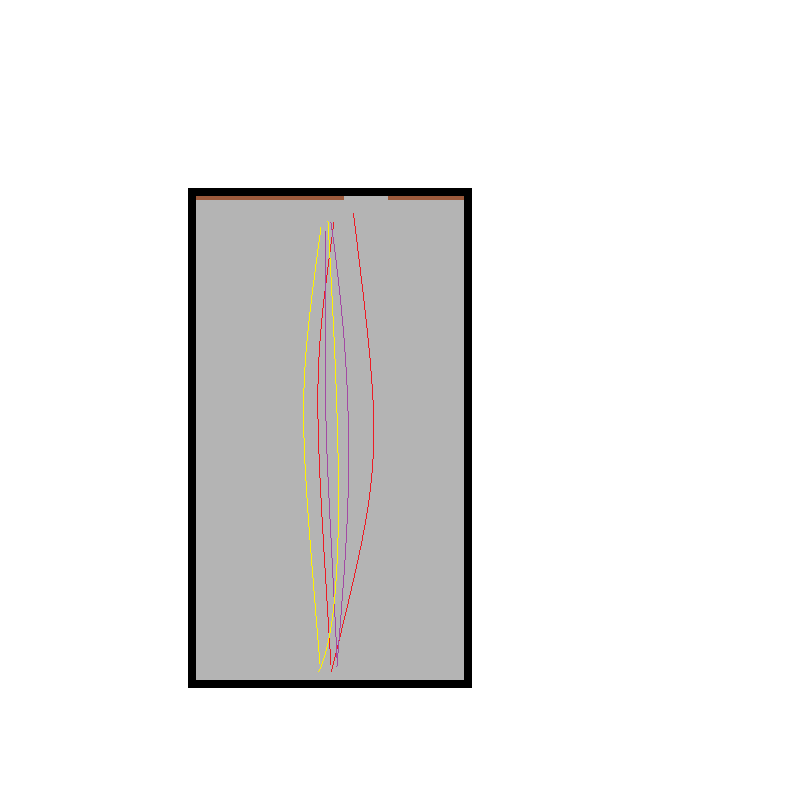
#> input picture source/map_DC.png, 800 x 800 px
$ jupyter execute localization.ipynb
#> lines starting #> are read from the running program, lines starting #| are printed output that depends on the picture
# Group members

Name: Tran Thai Duc Hieu
4-digit code: 8f95
Email: t.tran@oth-aw.de

Name: Sarvarbek Akhmedov
4-digit code: eda4
Email: s.akhmedov@oth-aw.de

# 1. Data recording

- **Raw IMU data:** `source/data_record/data_main.csv`
- **Arduino ino code:** `source/data_record/record/record.ino`
- **Python receiver code:** `source/data_record/to_csv.ipynb`

## Experiment description

- **Place:** Digital Campus ground floor
- **Real map size:** 12m x 6.6m
- **Arduino board placement:** fixed in the right pocket of the pants, with y-axis point toward the sky
- **Track length:** approximately 72m

 </br>

- Magnetometor sensor was not recorded because we saw a significant drop in the sampling rate when Magnetometer was included
- Due to some personal reasons, we don't use BLE device in this experiment
- The data using in this project is the path described in the sketch above (`../note/experiment.jpg`)
- The original recorded path is longer than than the path we described in this project, but we decided to only use approximately first 72m of the original path

- Pixel map that shows real path

- The video below shows the our recording procedure:

<video width="600" controls>
  <source src="../note/vid1.mp4" type="video/mp4">
</video>

# 2. Sensor processing

[cell 1]
import numpy as np
import matplotlib.pyplot as plt
import pandas as pd

FILE_PATH = 'data_record/data_main.csv'

def loadData(file_path):
    data = np.loadtxt(file_path, delimiter=',', skiprows=1)
    return data

[cell 2]
walking_data = loadData(FILE_PATH)
walking_data = walking_data[:3430, :]
walking_data[:, 0] = walking_data[:, 0] - walking_data[0, 0]

timestamp = walking_data[:,0]

# Calculate the time difference between each sample
d = timestamp[1:] - timestamp[:-1]
time_diff = pd.DataFrame(d, columns=['time_diff'])
time_diff.describe()

[cell 3]
visualization_data = walking_data[:,:-2]
df_walking = pd.DataFrame(visualization_data, columns=['timestamp', 'acc_x', 'acc_y', 'acc_z', 'gyro_x', 'gyro_y', 'gyro_z',])
df_walking['acc_magnitude'] = np.sqrt(df_walking['acc_x']**2 + df_walking['acc_y']**2 + df_walking['acc_z']**2)
df_walking['gyro_magnitude'] = np.sqrt(df_walking['gyro_x']**2 + df_walking['gyro_y']**2 + df_walking['gyro_z']**2)

df_walking.describe()

[cell 4]
np.abs(df_walking['gyro_y'].to_numpy()).mean()

[cell 5]
values, counts = np.unique(d, return_counts=True)
print('Unique sampling intervals:\n',values)
print('Counts of unique sampling intervals:\n',counts)
print('---------------------------------')

rate_significant = values[counts > 100]
counts_significant = counts[counts > 100]
print('Intervals values that appear more than 100 times:\n', rate_significant)
print('Counts of most frequent sampling intervals:\n', counts_significant)

# Plot the sampling intervals
plt.figure(figsize=(10,5))
plt.bar(rate_significant, counts_significant, color='blue', alpha=0.7)
plt.xlabel('Sampling Interval (ms)')
plt.ylabel('Counts')
plt.title('Sampling Interval Distribution (appears more than 100 times)')
plt.show()
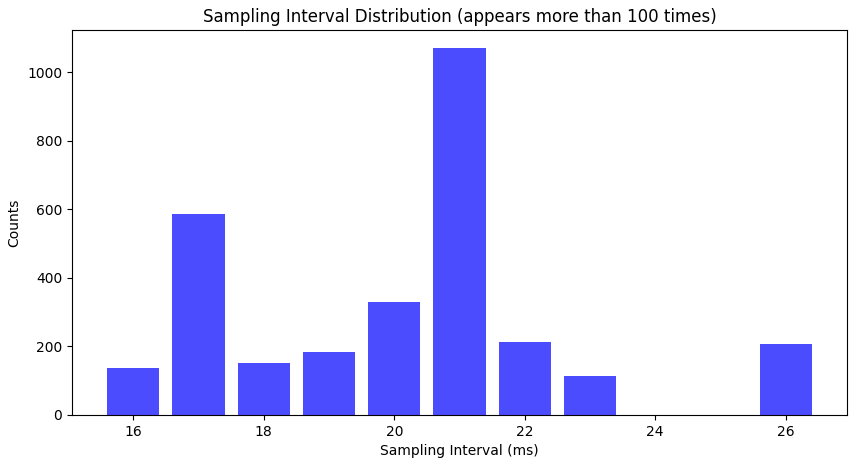
#> figure drawn by matplotlib, 1 panel; tallest bar 1070 high, from x = 20.6 to 21.4

[cell 6]
most_frequent_interval_mean = np.mean(rate_significant)
print('Sampling rate (Hz) = 1 / sampling_interval(s)')
print(f'Sampling rate (Hz) = 1 / ({most_frequent_interval_mean} / 1000)')
print(f'Sampling rate (Hz) = {1000 / most_frequent_interval_mean:.2f} Hz')

[cell 7]
# [30 lines left out: function plotData, not called in this run]

def plotData2(data):
    # Desciption:
    # Plot all three axes of acceleration, angular velocity

    time = data[:, 0] / 1000  # Convert to seconds

    data_dict = {
        'acceleration': data[:, 1:4],
        'angular_velocity': data[:, 4:7],
    }

    plt.figure(figsize=(20, 30))

    row = 1
    for key in ['acceleration', 'angular_velocity']:
        for i, data_axis in enumerate(['x', 'y', 'z']):
            plt.subplot(6, 1, row)
            plt.plot(time, data_dict[key][:, i], color='r' if i == 0 else 'g' if i == 1 else 'b')
            plt.ylabel(key.upper() + ' ' + data_axis.upper())
            plt.xlabel('Time (s)')
            row = row + 1

    plt.show()
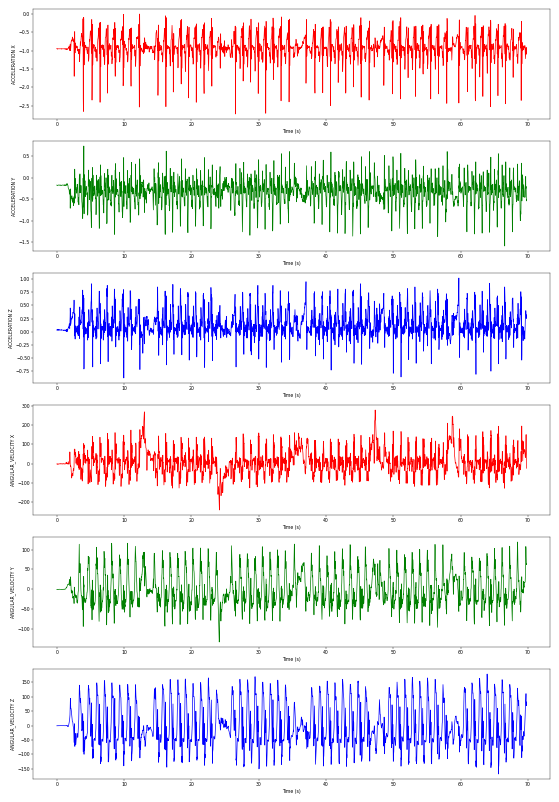
#> figure drawn by matplotlib, 6 panels; panel 1: curve peaks at x = 12.31, y = 0; panel 2: curve peaks at x = 4.01, y = 0.74; panel 3: curve peaks at x = 59.73, y = 1.02; panel 4: curve peaks at x = 47.3, y = 278.6

plotData2(walking_data)

[cell 8]
def plotDataMA(data, window_size=20):
#> called with data = array of shape (3430, 9), window_size = 50
    time = data[:, 0] / 1000  # Convert milliseconds to seconds
    acceleration = data[:, 1:4]
    angular_velocity = data[:, 4:7]

    # Calculate magnitude
    a_abs = np.sqrt(np.sum(acceleration**2, axis=1))
    w_abs = np.sqrt(np.sum(angular_velocity**2, axis=1))

    # Moving average
    def moving_average(x, w):
        return np.convolve(x, np.ones(w)/w, mode='same')

    a_avg = moving_average(a_abs, window_size)
    w_avg = moving_average(w_abs, window_size)

    plt.figure(figsize=(15, 10))

    # Acceleration
    plt.subplot(3, 1, 1)
    plt.plot(time, a_abs, label='Acceleration Magnitude')
    plt.plot(time, a_avg, 'r--', label=f'Moving Average (window={window_size})')
    plt.title('Acceleration Magnitude')
    plt.xlabel('Time (s)')
    plt.ylabel('Acceleration (G)')
    plt.legend()

    # Angular velocity
    plt.subplot(3, 1, 2)
    plt.plot(time, w_abs, label='Angular Velocity Magnitude')
    plt.plot(time, w_avg, 'r--', label=f'Moving Average (window={window_size})')
    plt.title('Angular Velocity Magnitude')
    plt.xlabel('Time (s)')
    plt.ylabel('Angular Velocity (rad/s)')
    plt.legend()

    plt.tight_layout()
    plt.show()
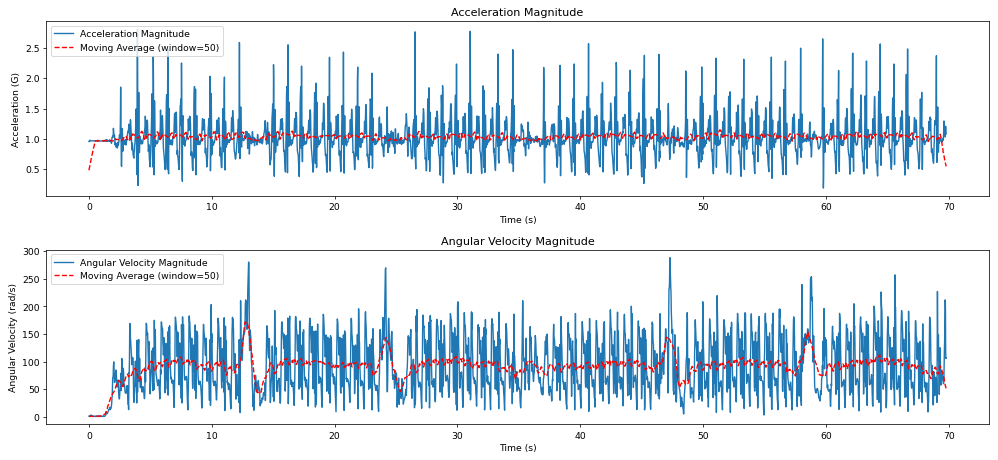
#> figure drawn by matplotlib, 2 panels; panel 1: curve peaks at x = 3.95, y = 2.81; panel 1: curve peaks at x = 51.38, y = 1.15; panel 2: curve peaks at x = 47.3, y = 288.5; panel 2: curve peaks at x = 12.71, y = 171.9

plotDataMA(walking_data, window_size=50)

[cell 9]
plotDataMA(walking_data[1311:2307], window_size=50)

[cell 10]
def plotOneMA(data, column_name='accel_x', window_size=20):
    # Mapping from column name to index
#> called with data = array of shape (996, 9), column_name = 'gyro_y', window_size = 100
    col_index_map = {
        'accel_x': 1,
        'accel_y': 2,
        'accel_z': 3,
        'gyro_x': 4,
        'gyro_y': 5,
        'gyro_z': 6
    }

    if column_name not in col_index_map:
        raise ValueError("Invalid column name. Must be one of: 'accel_x', 'accel_y', 'accel_z', 'gyro_x', 'gyro_y', 'gyro_z'.")

    # Get time and selected signal
    time = data[:, 0] / 1000  # milliseconds to seconds
    col_data = data[:, col_index_map[column_name]]

    # Compute moving average
    def moving_average(x, w):
        return np.convolve(x, np.ones(w)/w, mode='same')

    col_avg = moving_average(col_data, window_size)

    # Plot
    plt.figure(figsize=(12, 5))
    plt.plot(time, col_data, label=column_name)
    plt.plot(time, col_avg, 'r--', label=f'Moving Avg (window={window_size})')
    plt.title(f'{column_name} with Moving Average')
    plt.xlabel('Time (s)')
    plt.ylabel('Value')
    plt.legend()
    plt.grid(True)
    plt.tight_layout()
    plt.show()

plotOneMA(walking_data[1311:2307], column_name='gyro_y', window_size=100)

# 3. Implementation

## Idea
**For Distance/Velocity estimation:**
- We detect the number of steps based on Peak detection algorithm to count the number of step from Acceleration data
- We use a fixed approximation **STEP LENGTH of 0.58m** for every step to estimate the position

**For Heading estimation:**
- We use Gyroscope y-axis to estimate the change in direction at beginning of each step

## Hard turn detection (detect 180 degree turn)

- Because the 180-degree-turn is very difficult to estimate using only Gyroscope y-axis data, we implement this method instead to detect a 180-degree-turn

- To recognize the pattern for this hard-turn, we need to calculate the Moving Average of `gyro_y`
- Window-size = 50 **because** sampling rate is nearly 50 Hz (50 samples / second) and 1 human step takes around 1 second

[cell 11]
# === Load data ===
FILE_PATH = 'data_record/data_main.csv'

df = pd.read_csv(FILE_PATH)
#> (reads source/data_record/data_main.csv from the repository)
df = df.head(3430)

df['acc_magnitude'] = np.sqrt(df['acc_x']**2 + df['acc_y']**2 + df['acc_z']**2)
df['gyro_magnitude'] = np.sqrt(df['gyro_x']**2 + df['gyro_y']**2 + df['gyro_z']**2)

# === Làm mượt bằng trung bình trượt (tùy chọn) ===
window_size = 50
df['gyro_smooth'] = df['gyro_y'].rolling(
    window=window_size, center=True).mean()

walking_data = df.to_numpy()
plotOneMA(walking_data, column_name='gyro_y', window_size=50)

[cell 12]
UPPER_THRESHOLD = 27
LOWER_THRESHOLD = -25
STEP_DELAY_MS = 2000
last_step_time = -np.inf
step_count = 0
turning_period = []

last_turn_index = -1
for i in range(1, len(df) - 20):
    g_prev = df['gyro_smooth'].iloc[i - 3]
    g_curr = df['gyro_smooth'].iloc[i]
    g_next = df['gyro_smooth'].iloc[i + 3]
    t = df['timestamp'].iloc[i]

    if (t - last_step_time) > STEP_DELAY_MS:
        if (g_curr > UPPER_THRESHOLD and (g_prev < g_curr and g_curr > g_next)):
            left = i-1
            right = i + 1
            while df['gyro_smooth'].iloc[left] > 15:
                left -= 5
            while df['gyro_smooth'].iloc[right] > 0:
                right += 5

            turning_period.append((left, right))
            last_step_time = t


        elif (g_curr < LOWER_THRESHOLD and (g_prev > g_curr and g_curr < g_next)):
            left = i-1
            right = i + 1
            while df['gyro_smooth'].iloc[left] < -15:
                left -= 5
            while df['gyro_smooth'].iloc[right] < 0:
                right += 5

            turning_period.append((left, right))
            last_step_time = t


print(f'Total turning periods detected: {len(turning_period)}')

# THE CODE BELOW GENERATED BY CHATGPT
plt.figure(figsize=(14, 5))
plt.plot(df['timestamp'], df['gyro_y'], label='Raw gyro_y', alpha=0.3)
plt.plot(df['timestamp'], df['gyro_smooth'], label='Smoothed gyro', color='blue')

# Draw threshold
plt.axhline(UPPER_THRESHOLD, color='red', linestyle='--', label='Upper threshold')
plt.axhline(LOWER_THRESHOLD, color='green', linestyle='--', label='Lower threshold')

for start_idx, end_idx in turning_period:
    t_start = df['timestamp'].iloc[start_idx]
    t_end = df['timestamp'].iloc[end_idx]
    plt.axvspan(t_start, t_end, color='orange', alpha=0.3)

plt.xlabel("Timestamp (ms)")
plt.ylabel("Gyro magnitude")
plt.title("Turning Detection Based on Gyro Peaks")
plt.legend()
plt.grid(True)
plt.tight_layout()
plt.show()

[cell 13]
gyro_y = df['gyro_y'].to_numpy()
timestamp = df['timestamp'].to_numpy()
dt = np.diff(timestamp, prepend=timestamp[0]) / 1000.0  # ms → s
delta_yaw = gyro_y * dt

turning_durations = []
avg_turn_degree = []
for start_idx, end_idx in turning_period:
    t_start = df['timestamp'].iloc[start_idx]
    t_end = df['timestamp'].iloc[end_idx]
    duration_ms = t_end - t_start
    avg_turn_degree.append(np.sum(delta_yaw[start_idx:end_idx]))
    turning_durations.append(duration_ms/1000)

print('Estimated angle change in each hard-turn from sensor data (in degree):')
print(avg_turn_degree)
print('Estimated time for each hard-turn from sensor data:')
print(turning_durations)

=> Very low angle change after a hard-turn estimated from gyroscope sensor data
[38.62464, -45.44978, 48.983500000000014, 43.503769999999996, 48.26338] (far from 180 degree)

# Seperate walking period fromm 180-turn period

=> So we only estimated position during walking period

[cell 14]
segment_data = []
last_end = 0

for start_idx, end_idx in turning_period:
    # Đoạn đi bộ trước đoạn quay
    if last_end < start_idx:
        segment_data.append({
            'type': 'walk',
            'start_index': int(last_end),
            'end_index': int(start_idx - 1)
        })

    # Đoạn quay
    segment_data.append({
        'type': 'turn',
        'start_index': int(start_idx),
        'end_index': int(end_idx)
    })

    last_end = end_idx + 1

# Thêm đoạn đi bộ sau đoạn quay cuối (nếu còn)
if last_end < len(df):
    segment_data.append({
        'type': 'walk',
        'start_index': int(last_end),
        'end_index': int(len(df) - 1)
    })

# In kết quả
for seg in segment_data:
    print(seg)

[cell 15]
def plot_peak_detection(df_segment, acc_magnitude, peaks, PEAK_HEIGHT, title="Peak Detection"):
    timestamps = df_segment['timestamp'].to_numpy() / 1000  # đổi ms → s

    plt.figure(figsize=(15, 5))
    plt.plot(timestamps, acc_magnitude, label='Acceleration Magnitude')
    plt.plot(timestamps[peaks], acc_magnitude[peaks], 'ro', label='Detected Peaks')
    plt.axhline(PEAK_HEIGHT, color='g', linestyle='--', label='Peak Height Threshold')
    plt.xlabel('Time (s)')
    plt.ylabel('Acceleration Magnitude')
    plt.title(title)
    plt.legend()
    plt.grid(True)
    plt.tight_layout()
    plt.show()

def detect_peaks(df, feature='gyro_y', vis=False):
    PEAK_HEIGHT = 1.2
    PEAK_DISTANCE = 14

    peaks = []
    last_peak_idx = -PEAK_DISTANCE

    acc_magnitude = df['acc_magnitude'].to_numpy()

    for i in range(1, len(acc_magnitude) - 1):
        if (
            acc_magnitude[i] > PEAK_HEIGHT and
            acc_magnitude[i] > acc_magnitude[i - 1] and
            acc_magnitude[i] > acc_magnitude[i + 1] and
            (i - last_peak_idx) >= PEAK_DISTANCE
        ):
            peaks.append(i)
            last_peak_idx = i

    peaks = np.array(peaks)

    if vis:
        plot_peak_detection(df, acc_magnitude, peaks, PEAK_HEIGHT, title="Peak Detection on Segment")

    if len(peaks) < 2:
        print("Not enough peaks detected.")
        return np.array([])

    return peaks

# --- Main segment processing ---
start_index = 0
last_start_index = 0
gyro_y = df['gyro_y'].to_numpy()
timestamp = df['timestamp'].to_numpy()
dt = np.diff(timestamp, prepend=timestamp[0]) / 1000.0  # ms → s
delta_yaw = gyro_y * dt

turn_degree = []

for segment in segment_data:
    if segment['type'] == 'walk':
        df_segment = df.iloc[segment['start_index']:segment['end_index']]
        peaks = detect_peaks(df_segment, feature='gyro_y', vis=True)

        # Chuyển index peak từ tương đối (trong segment) → tuyệt đối (trong df gốc)
        absolute_peaks = df_segment.index[peaks]

        # Tính end_steps theo index tuyệt đối
        end_steps = (absolute_peaks[:-1].to_numpy() + absolute_peaks[1:].to_numpy()) // 2
        end_steps = np.append(end_steps, segment['end_index'])

        print(f"Walk segment index range: {df_segment.index[0]} → {df_segment.index[-1]}")
        print("Detected end_steps (absolute index):", end_steps)

    elif segment['type'] == 'turn':
        print(f"Turning segment from {segment['start_index']} to {segment['end_index']}")
        print("Angle change sum:", np.sum(delta_yaw[segment['start_index']-20:segment['end_index']+30]))
        turn_degree.append(np.sum(delta_yaw[segment['start_index']:segment['end_index']]))

[cell 16]
import os
import numpy as np
import matplotlib.pyplot as plt
import matplotlib.image as mpimg

MAP_WIDTH_M = 20
MAP_HEIGHT_M = 20
initial_pos = np.array([8.9, 14.9])
initial_angle = -np.pi / 2
STEP_LENGTH_M = 0.58

NUM_PARTICLES = 200
PROCESS_NOISE = 0.05
MEASUREMENT_STD = 0.3

os.makedirs("result_filter", exist_ok=True)

def detect_peaks(df, vis=False):
    PEAK_HEIGHT = 1.05
    PEAK_DISTANCE = 14
    acc_magnitude = np.sqrt(df['acc_x']**2 + df['acc_y']**2 + df['acc_z']**2).to_numpy()
    peaks = []
    last_peak_idx = -PEAK_DISTANCE
    for i in range(1, len(acc_magnitude) - 1):
        if (
            acc_magnitude[i] > PEAK_HEIGHT and
            acc_magnitude[i] > acc_magnitude[i - 1] and
            acc_magnitude[i] > acc_magnitude[i + 1] and
            (i - last_peak_idx) >= PEAK_DISTANCE
        ):
            peaks.append(i)
            last_peak_idx = i
    return np.array(peaks)

# THE CODE BELOW GENERATED BY CHATGPT
def initialize_particles():
    particles = np.zeros((NUM_PARTICLES, 3))  # [x, y, angle]
    particles[:, :2] = initial_pos + np.random.normal(0, 0.1, (NUM_PARTICLES, 2))
    particles[:, 2] = initial_angle + np.random.normal(0, 0.1, NUM_PARTICLES)
    weights = np.ones(NUM_PARTICLES) / NUM_PARTICLES
    return particles, weights

def predict_particles(particles, step_length, delta_yaw):
    noise = np.random.normal(0, PROCESS_NOISE, (NUM_PARTICLES, 3))
    particles[:, 0] += step_length * np.cos(particles[:, 2]) + noise[:, 0]
    particles[:, 1] += step_length * np.sin(particles[:, 2]) + noise[:, 1]
    particles[:, 2] += delta_yaw + noise[:, 2]
    return particles

def update_weights(particles, measurement_pos):
    dists = np.linalg.norm(particles[:, :2] - measurement_pos, axis=1)
    weights = np.exp(-0.5 * (dists / MEASUREMENT_STD)**2)
    weights += 1e-300
    weights /= np.sum(weights)
    return weights

def resample_particles(particles, weights):
    indices = np.random.choice(NUM_PARTICLES, NUM_PARTICLES, p=weights)
    return particles[indices], np.ones(NUM_PARTICLES) / NUM_PARTICLES

def estimate_position(particles, weights):
    mean_pos = np.average(particles[:, :2], weights=weights, axis=0)
    mean_angle = np.arctan2(
        np.average(np.sin(particles[:, 2]), weights=weights),
        np.average(np.cos(particles[:, 2]), weights=weights)
    )
    return mean_pos, mean_angle

# === Main simulation function ===
def run_simulation(df, segment_data, delta_yaw, turn_degree):
    particles, weights = initialize_particles()
    path = [np.copy(initial_pos)]
    current_pos = np.copy(initial_pos)
    current_angle = initial_angle
    step_id = 0
    turn_count = 0

    bg_img = mpimg.imread("map_DC.png") # 800x800 pixel
#> bg_img is the input picture: shape (800, 800, 4) float32; mean R, G, B, A 0.143, 0.141, 0.14, 0.222

    for segment in segment_data:
        start_idx = segment['start_index']
        end_idx = segment['end_index']

        if segment['type'] == 'walk':
            df_segment = df.iloc[start_idx:end_idx + 1]
            peaks = detect_peaks(df_segment)

            if len(peaks) == 0:
                continue

            absolute_peaks = peaks + start_idx
            for i in range(len(absolute_peaks)):
                yaw_change_start = absolute_peaks[i - 1] if i > 0 else start_idx
                yaw_change_end = absolute_peaks[i]
                total_yaw_change = np.sum(delta_yaw[yaw_change_start:yaw_change_end])

                # Ground truth position update (for simulated measurement)
                current_angle += total_yaw_change
                current_pos[0] += STEP_LENGTH_M * np.cos(current_angle)
                current_pos[1] += STEP_LENGTH_M * np.sin(current_angle)

                # Particle Filter update
                particles = predict_particles(particles, STEP_LENGTH_M, total_yaw_change)
                weights = update_weights(particles, current_pos)
                particles, weights = resample_particles(particles, weights)
                est_pos, est_angle = estimate_position(particles, weights)
                path.append(est_pos)

                # Plotting
                fig, ax = plt.subplots(figsize=(MAP_WIDTH_M, MAP_HEIGHT_M))
                ax.imshow(bg_img, extent=[0, MAP_WIDTH_M, 0, MAP_HEIGHT_M], origin='upper')
                ax.set_xlim(0, MAP_WIDTH_M)
                ax.set_ylim(0, MAP_HEIGHT_M)
                ax.set_aspect('equal')
                ax.grid(True)
                ax.set_title(f"Step {step_id} - Walk")
                ax.plot(*zip(*path), 'b-', label="Estimated Path")
                ax.plot(path[0][0], path[0][1], 'go', label="Start")
                ax.plot(est_pos[0], est_pos[1], 'rx', label="Estimate")
                ax.scatter(particles[:, 0], particles[:, 1], s=1, alpha=0.3, label="Particles")
                ax.arrow(est_pos[0], est_pos[1], 0.5 * np.cos(est_angle), 0.5 * np.sin(est_angle),
                         head_width=0.25, head_length=0.3, fc='r', ec='r')
                ax.legend()
                plt.tight_layout()
                plt.savefig(f"result_filter/step_{step_id:03d}.png")
                plt.close()
                print(f"result_filter/step_{step_id:03d}.png")
                step_id += 1

        elif segment['type'] == 'turn':
            # Tùy chỉnh góc quay thủ công (ví dụ: ±90 độ nhân hệ số)
            delta_angle_rad = np.deg2rad(turn_degree[turn_count])
            particles[:, 2] -= delta_angle_rad
            current_angle -= delta_angle_rad
            turn_count += 1

            est_pos, est_angle = estimate_position(particles, weights)
            path.append(est_pos)

            # Plot turn
            fig, ax = plt.subplots(figsize=(MAP_HEIGHT_M, MAP_HEIGHT_M))
            ax.imshow(bg_img, extent=[0, MAP_WIDTH_M, 0, MAP_HEIGHT_M], origin='upper')
            ax.set_xlim(0, MAP_WIDTH_M)
            ax.set_ylim(0, MAP_HEIGHT_M)
            ax.set_aspect('equal')
            ax.grid(True)
            ax.set_title(f"Step {step_id} - Turn")
            ax.plot(*zip(*path), 'b-', label="Estimated Path")
            ax.plot(path[0][0], path[0][1], 'go', label="Start")
            ax.plot(est_pos[0], est_pos[1], 'yo', label="Turn")
            ax.scatter(particles[:, 0], particles[:, 1], s=1, alpha=0.3, label="Particles")
            ax.arrow(est_pos[0], est_pos[1], 0.5 * np.cos(est_angle), 0.5 * np.sin(est_angle),
                     head_width=0.25, head_length=0.3, fc='r', ec='r')
            ax.legend()
            plt.tight_layout()
            plt.savefig(f"result_filter/step_{step_id:03d}.png")
            plt.close()
            print(f"result_filter/step_{step_id:03d}.png")
            step_id += 1
#> (the rest of the program and of its run is left out)
